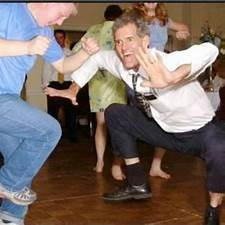
#> input picture dance.jpg, 225 x 225 px
$ python morphological-transform.py
#> lines starting #> are read from the running program, lines starting #| are printed output that depends on the picture; after the words box and inside, x2 and y2 are one past the last pixel; in counts of white or black regions, pixels touching at a corner belong together
import cv2
import numpy as np
from matplotlib import pyplot as plt

img = cv2.imread('dance.jpg',0)
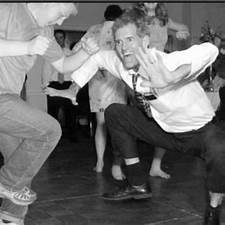
#> img: shape (225, 225); min 0, max 255, mean 109.2
_, mask = cv2.threshold(img, 220, 255, cv2.THRESH_BINARY_INV)
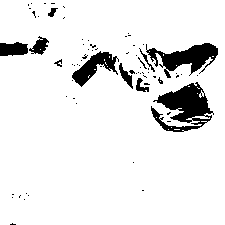
#> mask: shape (225, 225); 91.2% white; 72 black regions (61 under 20 px), largest, box (x1, y1, x2, y2) and area: (151, 82, 214, 132) 1573, (146, 43, 218, 78) 1142, (72, 51, 119, 87) 672

#kernel is a shape which applied to image
#(2,2) is a square shape
#iteration is how much time it applied
kernal = np.ones((2,2), np.uint8)
dilation = cv2.dilate(mask, kernal, iterations=2)
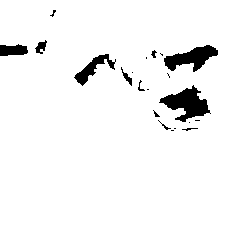
#> dilation: shape (225, 225); 94.8% white; 21 black regions (11 under 20 px), largest, box (x1, y1, x2, y2) and area: (159, 85, 211, 122) 909, (164, 45, 218, 72) 735, (74, 54, 116, 86) 417
erosion = cv2.erode(mask, kernal, iterations=2)
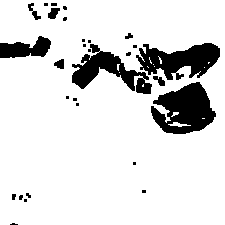
#> erosion: shape (225, 225); 86.4% white; 29 black regions (19 under 20 px), largest, box (x1, y1, x2, y2) and area: (151, 82, 216, 134) 2167, (136, 43, 220, 80) 1846, (72, 44, 152, 94) 1561

#define titles for showing
titles = ['image', 'mask', 'dilation', 'erosion']
#pass the image frame value
images = [img, mask, dilation, erosion]

for i in range(4):
    #plt.subplot have 3 argument
    #1st argument define row, 2nd argument define column
    #3rd argument index of image
    plt.subplot(2, 2, i+1), plt.imshow(images[i], 'gray')

    plt.title(titles[i])
    #hide the tick value of x ,y bar coordinate
    plt.xticks([]),plt.yticks([])

plt.show()
